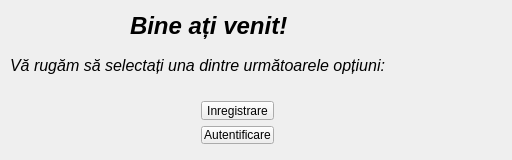
<?xml version="1.0" encoding="UTF-8"?>
<ui version="4.0">
 <class>start</class>
 <widget class="QWidget" name="start">
  <property name="geometry">
   <rect>
    <x>0</x>
    <y>0</y>
    <width>512</width>
    <height>160</height>
   </rect>
  </property>
  <property name="windowTitle">
   <string>CabMan Music</string>
  </property>
  <property name="windowIcon">
   <iconset>
    <normaloff>../../../../../../../OneDrive/Desktop/music.png</normaloff>../../../../../../../OneDrive/Desktop/music.png</iconset>
  </property>
  <widget class="QLabel" name="label">
   <property name="geometry">
    <rect>
     <x>130</x>
     <y>0</y>
     <width>231</width>
     <height>51</height>
    </rect>
   </property>
   <property name="font">
    <font>
     <pointsize>18</pointsize>
     <weight>75</weight>
     <italic>true</italic>
     <bold>true</bold>
    </font>
   </property>
   <property name="text">
    <string>Bine ați venit! </string>
   </property>
  </widget>
  <widget class="QLabel" name="label_2">
   <property name="geometry">
    <rect>
     <x>10</x>
     <y>50</y>
     <width>491</width>
     <height>31</height>
    </rect>
   </property>
   <property name="font">
    <font>
     <pointsize>12</pointsize>
     <italic>true</italic>
    </font>
   </property>
   <property name="text">
    <string>Vă rugăm să selectați una dintre următoarele opțiuni:</string>
   </property>
  </widget>
  <widget class="QWidget" name="layoutWidget">
   <property name="geometry">
    <rect>
     <x>190</x>
     <y>90</y>
     <width>95</width>
     <height>65</height>
    </rect>
   </property>
   <layout class="QVBoxLayout" name="verticalLayout">
    <item>
     <widget class="QPushButton" name="register_button">
      <property name="text">
       <string>Inregistrare</string>
      </property>
     </widget>
    </item>
    <item>
     <widget class="QPushButton" name="log_in_button">
      <property name="text">
       <string>Autentificare</string>
      </property>
     </widget>
    </item>
   </layout>
  </widget>
 </widget>
 <layoutdefault spacing="6" margin="11"/>
 <resources/>
 <connections/>
</ui>
